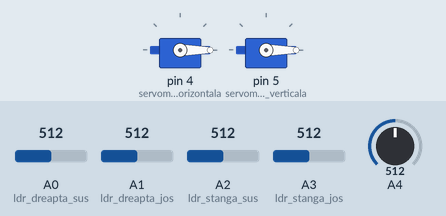
A sketch run on a simulated Arduino Uno, built with avr-gcc and run on an emulated ATmega328P. Shown: 2 × servo. The inputs (shaded band) are chosen by the test bench; at power-on: A0 (ldr_dreapta_sus) = 512, A1 (ldr_dreapta_jos) = 512, A2 (ldr_stanga_sus) = 512, A3 (ldr_stanga_jos) = 512, A4 = 512. What the sketch prints to the serial monitor is not drawn.

Above: at 2.2 s.
2.3 s: A0 (ldr_dreapta_sus) set to 528
At 3.63 s:
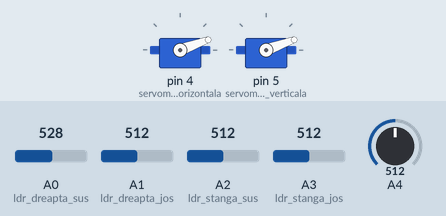
5.3 s: A1 (ldr_dreapta_jos) set to 528
At 5.49 s:
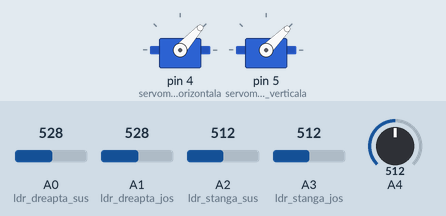
8.3 s: A2 (ldr_stanga_sus) set to 531
At 8.47 s:
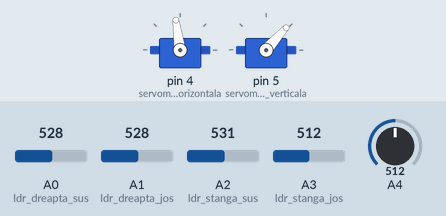
11.3 s: A2 (ldr_stanga_sus) set to 716
14.3 s: A3 (ldr_stanga_jos) set to 716
At 14.5 s:
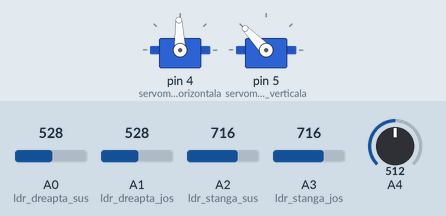
17.3 s: A0 (ldr_dreapta_sus) set to 716
At 20.7 s:
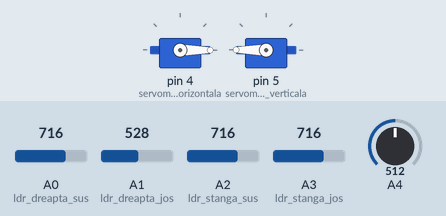
Timing chart, 0 to 21.3 s (numbered marks = the images above; inputs shaded):
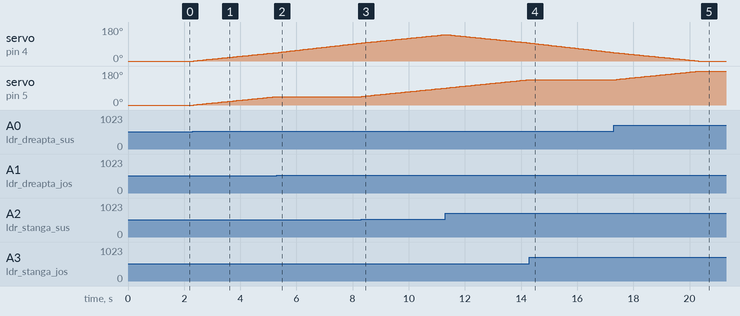

The sketch:

CodsistemtrackerPacalaAndrei.ino
```cpp
#include <Servo.h>

Servo servomotor_orizontala; //Acesta este servomotorul de pe orizontala
int servo_intrare_unghi_orizontala = 0; //Atribuim acestui microservomotor unghiul de 0 grade.
int servo_limita_superioara_orizontala = 180; //Limita maxima este de 180 grade.
int servo_limita_inferioara_orizontala = 5;   //Limita minima este de 5 grade.

Servo servomotor_verticala; // Acesta este servomotorul de pe verticala.
int servo_intrare_unghi_verticala = 0;//Atribuim acestuia unghiul de 0 grade.
int servo_limita_superioara_verticala = 180;//Limita maxima este de 180 grade.
int servo_limita_inferioara_verticala = 5;//limita minima este de 5 grade.

int ldr_dreapta_sus = 0; //fotorezistorul pentru dreapta sus conectat la pinul analogic A0
int ldr_stanga_sus = 2; //fotorezistorul pentru stanga sus conectat la pinul analogic  A2

int ldr_dreapta_jos = 1; //fotorezistorul pentru dreapta jos conectat la pinul analogic A1
int ldr_stanga_jos = 3; //fotorezistorul pentru stanga jos conectat la pinul analogic  A3


 void setup ()
 {
  Serial.begin(9600);
  servomotor_orizontala.attach(4); //Micro servomotorul pentru orizontala se va conecta la pinul digital cu numarul 4
  servomotor_orizontala.write(0);//Scriem pozitia in care se afla micro servomotorul,pentru miscarea pe orizontala

  servomotor_verticala.attach(5); //Micro servomotorul pentru verticala se va conecta la pinul digital cu numarul 5
  servomotor_verticala.write(0);//Scriem pozitia in care se afla micro servomotorul,pentru miscarea pe veticala
  delay(1000); // Delay
 }

void loop()
{
  servo_intrare_unghi_orizontala = servomotor_orizontala.read();
  servo_intrare_unghi_verticala= servomotor_verticala.read();


  int stanga_sus = analogRead(ldr_stanga_sus); //citim valorile analogice din LDR,pentru stanga-sus
  int dreapta_sus = analogRead(ldr_dreapta_sus); //citim valorile analogice din LDR,pentru dreapta-sus
  int stanga_jos = analogRead(ldr_stanga_jos); //citim valorile analogice din LDR,pentru stanga-jos
  int dreapta_jos = analogRead(ldr_dreapta_jos); //citim valorile analogice din LDR,pentru dreapta-jos


  int medie_sus = (stanga_sus + dreapta_sus) / 2; //Facem media aritmetica dintre valorile analogice de la stanga-sus si dreapta-sus
  int medie_jos = (stanga_jos + dreapta_jos) / 2; //Facem media aritmetica dintre valorile analogice de la stanga-jos si dreapta-jos
  int medie_stanga = (stanga_sus + stanga_jos) / 2; //Facem media aritmetica dintre valorile analogice de la stanga-sus si stanga-jos
  int medie_dreapta = (dreapta_sus + dreapta_jos) / 2; //Facem media aritmetica dintre valorile analogice de la dreapta-sus si dreapta-jos

  if (medie_sus < medie_jos)
  {
    servomotor_verticala.write(servo_intrare_unghi_verticala -1);
    if (servo_intrare_unghi_verticala > servo_limita_superioara_verticala)
     {
      servo_intrare_unghi_verticala = servo_limita_superioara_verticala;
     }
    delay(8);
  }
  else if (medie_jos < medie_sus)
  {
    servomotor_verticala.write( servo_intrare_unghi_verticala +1);
    if (servo_intrare_unghi_verticala < servo_limita_inferioara_verticala )
  {
    servo_intrare_unghi_verticala =servo_limita_inferioara_verticala ;
  }
    delay(8);
  }
  else
  {
    servomotor_verticala.write(servo_intrare_unghi_verticala);
  }

  if (medie_stanga > medie_dreapta)
  {
    servomotor_orizontala.write(servo_intrare_unghi_orizontala -1);
    if (servo_intrare_unghi_orizontala > servo_limita_superioara_orizontala)
    {
    servo_intrare_unghi_orizontala = servo_limita_superioara_orizontala;
    }
    delay(8);
  }
  else if (medie_dreapta > medie_stanga)
  {
    servomotor_orizontala.write(servo_intrare_unghi_orizontala +1);
    if (servo_intrare_unghi_orizontala < servo_limita_inferioara_orizontala)
     {
     servo_intrare_unghi_orizontala = servo_limita_inferioara_orizontala;
     }
    delay(8);
  }
  else
  {
    servomotor_orizontala.write(servo_intrare_unghi_orizontala);
  }


   int valoare_citita_analogica = analogRead(A4); // Citirea valorii analogice de la intrarea A0
  float tensiune_rezultata = (valoare_citita_analogica * 5.0) / 1023.0; /* Conversia valorii citite în voltaj
  (pentru o placă Arduino cu alimentare la 5V) */

  Serial.print("Tensiune rezultata: ");
  Serial.print(tensiune_rezultata);
  Serial.println("V");

  delay(50);
}
```

Measured:
- the behaviour switches between 513 and 514 on A0 (ldr_dreapta_sus) (found by bisection; images 0 and 1)
- the behaviour switches between 527 and 528 on A1 (ldr_dreapta_jos) (found by bisection; images 1 and 2)
- the behaviour switches between 513 and 514 on A2 (ldr_stanga_sus) (found by bisection; images 2 and 3)
- after the input at 2.3 s, servo on pin 4 (servomotor_orizontala): moves from 0° to 44° over 2.9 s, starting at once; servo on pin 5 (servomotor_verticala): moves from 0° to 45° over 3.0 s, starting at once
- after the input at 5.3 s, servo on pin 5 (servomotor_verticala): stays 45° (without the input it goes to 46° after 0.06 s)
- after the input at 8.3 s, servo on pin 5 (servomotor_verticala): moves from 45° to 90° over 3.0 s, starting at once
- after the input at 14.3 s, servo on pin 5 (servomotor_verticala): stays 134° (without the input it goes to 135° after 0.01 s)
- after the input at 17.3 s, servo on pin 5 (servomotor_verticala): moves from 134° to 180° over 3.0 s, starting at once
